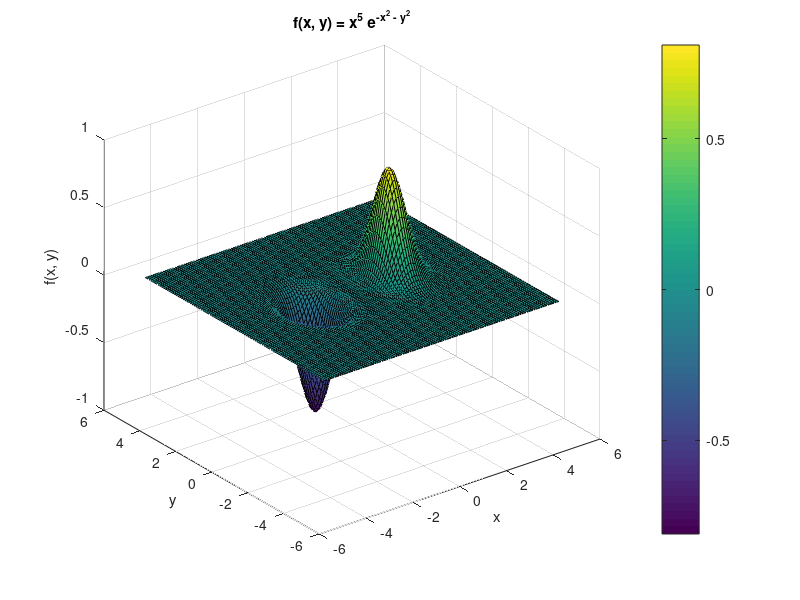

The MATLAB script that drew this image:
x = -5:0.1:5;
y = -5:0.1:5;
[X, Y] = meshgrid(x, y);
Z = (X.^5) .* exp(-X.^2 - Y.^2);
figure;
surf(X, Y, Z);
xlabel('x');
ylabel('y');
zlabel('f(x, y)');
title('f(x, y) = x^5 e^{-x^2 - y^2}');
colorbar;
